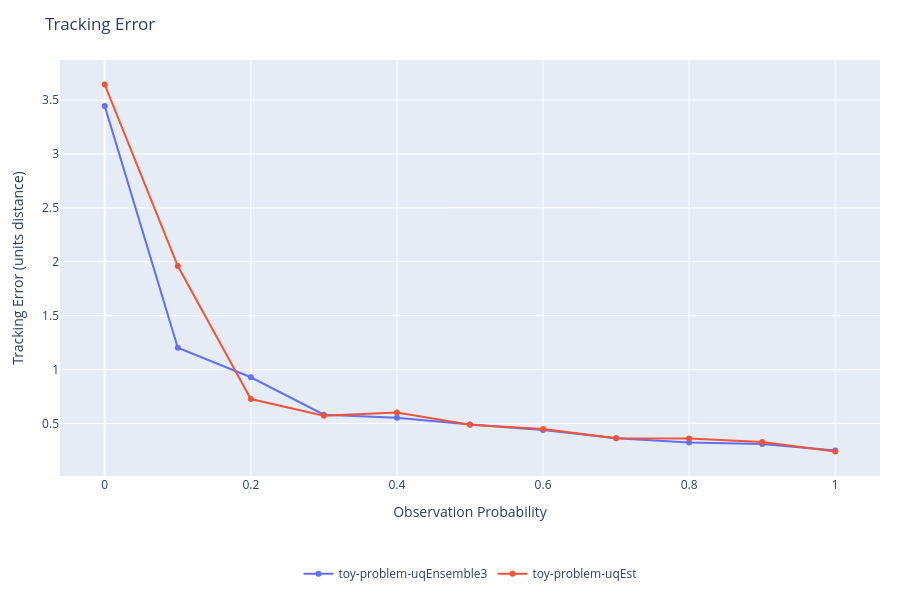
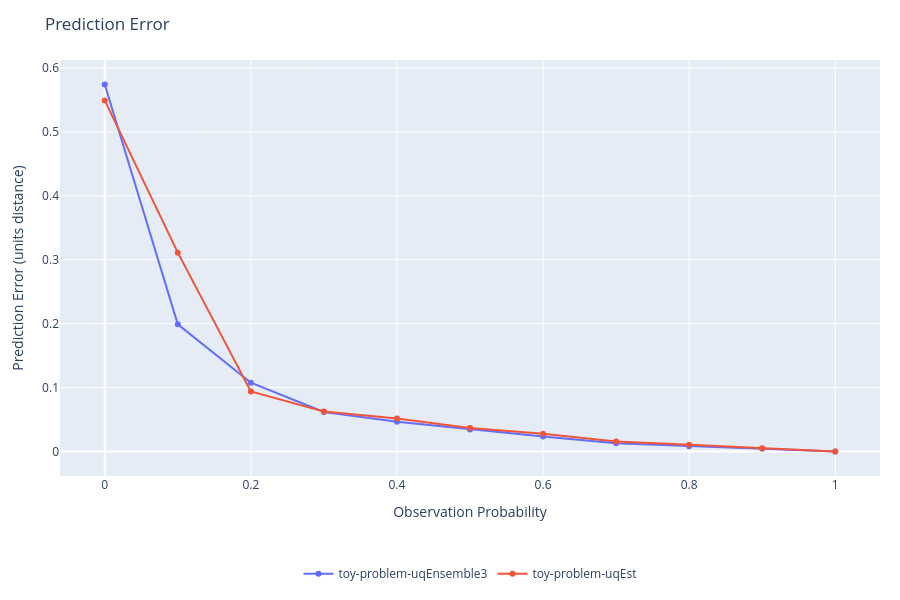
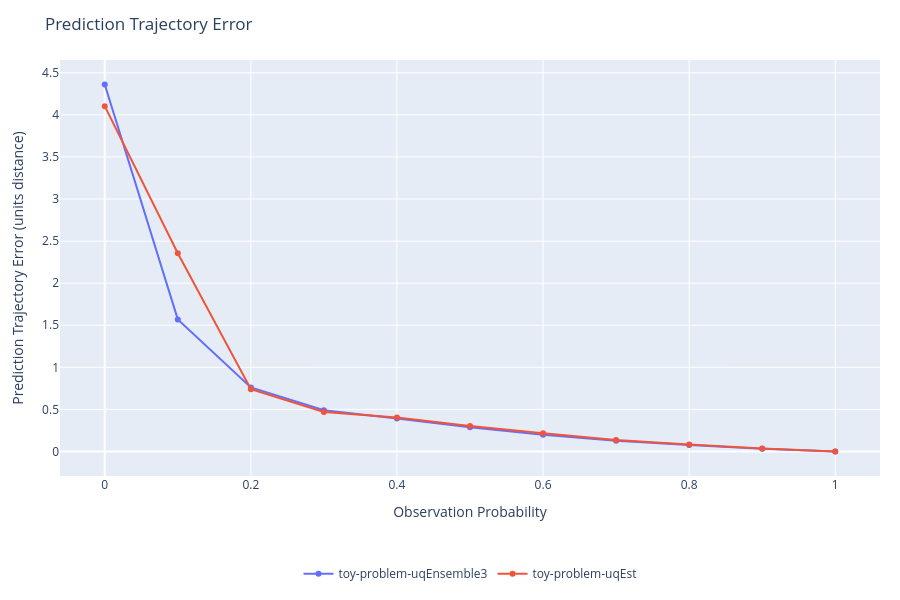
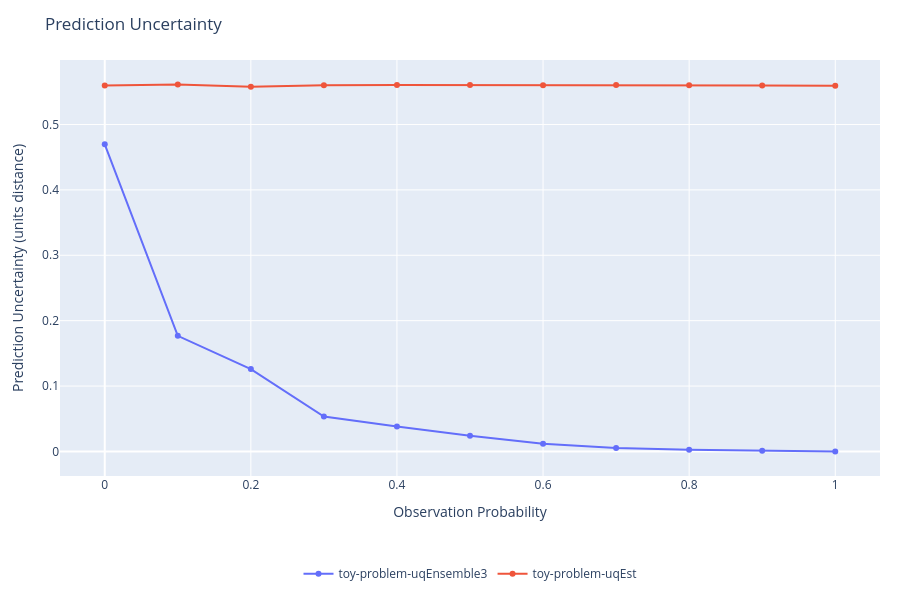

The notebook cell saved with these charts, in order:
### Code cell
import plotly.graph_objects as go
import numpy as np

# Data for plotting
categories = {
    'tracking_error_mean': {
        'title': 'Tracking Error',
        'ylabel': 'Tracking Error (units distance)',
        'xlabel': 'Observation Probability',
        # Average over all episodes and all timesteps.
        'y': {
            series: [np.mean(output[series][experiment]['tracking_error_mean']) for experiment in output[series]]
                for series in output
        }
    },
    'prediction_error_mean': {
        'title': 'Prediction Error',
        'ylabel': 'Prediction Error (units distance)',
        'xlabel': 'Observation Probability',
        # Average over all episodes and all timesteps.
        'y': {
            series: [np.mean(output[series][experiment]['prediction_error_mean']) for experiment in output[series]]
                for series in output
        }
    },
    'prediction_trajectory_error_mean': {
        'title': 'Prediction Trajectory Error',
        'ylabel': 'Prediction Trajectory Error (units distance)',
        'xlabel': 'Observation Probability',
        # Average over all episodes and all timesteps.
        'y': {
            series: [np.mean(output[series][experiment]['prediction_trajectory_error_mean']) for experiment in output[series]]
                for series in output
        }
    },
    'prediction_uncertainty_mean': {
        'title': 'Prediction Uncertainty',
        'ylabel': 'Prediction Uncertainty (units distance)',
        'xlabel': 'Observation Probability',
        # Average over all episodes and all timesteps.
        'y': {
            series: [np.mean(output[series][experiment]['prediction_uncertainty_mean']) for experiment in output[series]]
                for series in output
        }
    },
    # 'prediction_uncertainty_error_correlation': {
    #     'title': 'Correlation between Prediction Uncertainty and Prediction Error',
    #     'ylabel': 'Correlation Coefficient',
    #     'xlabel': 'Observation Probability',
    #     # Average over all episodes and all timesteps.
    #     'y': {
    #         series: [np.mean(output[series][experiment]['prediction_uncertainty_error_correlation']) for experiment in output[series]]
    #             for series in output
    #     }
    # },
    'prediction_uncertainty_gap_mean': {
        'title': 'Prediction Uncertainty Gap',
        'ylabel': 'Prediction Uncertainty Gap (units distance)',
        'xlabel': 'Observation Probability',
        # Average over all episodes and all timesteps.
        'y': {
            series: [np.mean(output[series][experiment]['prediction_uncertainty_gap_mean']) for experiment in output[series]]
                for series in output
        }
    },
    'prediction_uncertainty_gap_min': {
        'title': 'Prediction Uncertainty Gap (Min)',
        'ylabel': 'Prediction Uncertainty Gap Min (units distance)',
        'xlabel': 'Observation Probability',
        # Average over all episodes and all timesteps.
        'y': {
            series: [np.mean(output[series][experiment]['prediction_uncertainty_gap_min']) for experiment in output[series]]
                for series in output
        }
    },
    'prediction_uncertainty_gap_max': {
        'title': 'Prediction Uncertainty Gap (Max)',
        'ylabel': 'Prediction Uncertainty Gap Max (units distance)',
        'xlabel': 'Observation Probability',
        # Average over all episodes and all timesteps.
        'y': {
            series: [np.mean(output[series][experiment]['prediction_uncertainty_gap_max']) for experiment in output[series]]
                for series in output
        }
    }
}

# Miscelaneous statistics.
timesteps = [np.max([np.max(output[series][experiment]['deltaSteps'].shape[1]) for experiment in output[series]]) for series in output]

for category in categories:
    fig = go.Figure()
    x = categories[category].get('x', None)
    
    if type(categories[category]['y']) == dict:
        for series, values in categories[category]['y'].items():
            print(f"{category} - {series}: {values}")
            x_local = x
            if x_local is None:
                x_local = np.linspace(0, 1, len(values))
            fig.add_trace(go.Scatter(
                x=x_local,
                y=values,
                mode='lines+markers',
                name=series,
                hovertemplate='%{x:.2f}: %{y:.4f}<extra></extra>'
            ))
    else:
        values = categories[category]['y']
        x_local = x
        if x_local is None:
            x_local = np.linspace(0, 1, len(values))
        fig.add_trace(go.Scatter(
            x=x_local,
            y=values,
            mode='lines+markers',
            hovertemplate='%{x:.2f}: %{y:.4f}<extra></extra>'
        ))
    
    title = categories[category]['title']
    xlabel = 'Scenario' if "xlabel" not in categories[category] else categories[category]['xlabel']
    ylabel = f"Timesteps out of {timesteps}" if "ylabel" not in categories[category] else categories[category]['ylabel']
    
    fig.update_layout(
        # title=f"{title}: avg. over {args['eval_episodes']['value']} episodes, seed {args['seed']['value']}",
        title=f"{title}",
        xaxis_title=xlabel,
        yaxis_title=ylabel,
        hovermode='closest',
        showlegend=True,
        autosize=True,
        height=600,
        margin=dict(l=60, r=20, t=60, b=120),
        legend=dict(
            orientation='h',
            yanchor='top',
            y=-0.2,
            xanchor='center',
            x=0.5
        ),
    )
    
    fig.show()

### Figure 1 — Plotly figure (JSON) as saved in the notebook; plotly's stock layout.template omitted (floating-point values rounded to 4 significant figures)
{"data": [{"hovertemplate": "%{x:.2f}: %{y:.4f}<extra></extra>", "mode": "lines+markers", "name": "toy-problem-uqEnsemble3", "type": "scatter", "x": [0.0, 0.1, 0.2, 0.3, 0.4, 0.5, 0.6, 0.7, 0.8, 0.9, 1.0], "y": [3.444, 1.203, 0.929, 0.5822, 0.5548, 0.491, 0.4403, 0.3626, 0.3232, 0.3094, 0.2506]}, {"hovertemplate": "%{x:.2f}: %{y:.4f}<extra></extra>", "mode": "lines+markers", "name": "toy-problem-uqEst", "type": "scatter", "x": [0.0, 0.1, 0.2, 0.3, 0.4, 0.5, 0.6, 0.7, 0.8, 0.9, 1.0], "y": [3.643, 1.96, 0.7272, 0.5723, 0.6029, 0.4897, 0.4483, 0.3633, 0.3619, 0.3297, 0.2412]}], "layout": {"autosize": true, "height": 600, "hovermode": "closest", "legend": {"orientation": "h", "x": 0.5, "xanchor": "center", "y": -0.2, "yanchor": "top"}, "margin": {"b": 120, "l": 60, "r": 20, "t": 60}, "showlegend": true, "title": {"text": "Tracking Error"}, "xaxis": {"title": {"text": "Observation Probability"}}, "yaxis": {"title": {"text": "Tracking Error (units distance)"}}}}

### Figure 2 — Plotly figure (JSON) as saved in the notebook; plotly's stock layout.template omitted (floating-point values rounded to 4 significant figures)
{"data": [{"hovertemplate": "%{x:.2f}: %{y:.4f}<extra></extra>", "mode": "lines+markers", "name": "toy-problem-uqEnsemble3", "type": "scatter", "x": [0.0, 0.1, 0.2, 0.3, 0.4, 0.5, 0.6, 0.7, 0.8, 0.9, 1.0], "y": [0.5741, 0.1988, 0.1076, 0.06179, 0.0463, 0.03433, 0.02323, 0.01273, 0.008139, 0.004143, 2.776e-08]}, {"hovertemplate": "%{x:.2f}: %{y:.4f}<extra></extra>", "mode": "lines+markers", "name": "toy-problem-uqEst", "type": "scatter", "x": [0.0, 0.1, 0.2, 0.3, 0.4, 0.5, 0.6, 0.7, 0.8, 0.9, 1.0], "y": [0.5493, 0.3111, 0.09379, 0.06263, 0.05168, 0.03673, 0.02764, 0.01563, 0.01053, 0.004909, 7.326e-09]}], "layout": {"autosize": true, "height": 600, "hovermode": "closest", "legend": {"orientation": "h", "x": 0.5, "xanchor": "center", "y": -0.2, "yanchor": "top"}, "margin": {"b": 120, "l": 60, "r": 20, "t": 60}, "showlegend": true, "title": {"text": "Prediction Error"}, "xaxis": {"title": {"text": "Observation Probability"}}, "yaxis": {"title": {"text": "Prediction Error (units distance)"}}}}

### Figure 3 — Plotly figure (JSON) as saved in the notebook; plotly's stock layout.template omitted (floating-point values rounded to 4 significant figures)
{"data": [{"hovertemplate": "%{x:.2f}: %{y:.4f}<extra></extra>", "mode": "lines+markers", "name": "toy-problem-uqEnsemble3", "type": "scatter", "x": [0.0, 0.1, 0.2, 0.3, 0.4, 0.5, 0.6, 0.7, 0.8, 0.9, 1.0], "y": [4.361, 1.569, 0.7603, 0.4894, 0.3906, 0.2867, 0.1995, 0.1276, 0.07674, 0.03293, 2.012e-07]}, {"hovertemplate": "%{x:.2f}: %{y:.4f}<extra></extra>", "mode": "lines+markers", "name": "toy-problem-uqEst", "type": "scatter", "x": [0.0, 0.1, 0.2, 0.3, 0.4, 0.5, 0.6, 0.7, 0.8, 0.9, 1.0], "y": [4.104, 2.356, 0.739, 0.4681, 0.4031, 0.3017, 0.2164, 0.1354, 0.08356, 0.03521, 4.615e-08]}], "layout": {"autosize": true, "height": 600, "hovermode": "closest", "legend": {"orientation": "h", "x": 0.5, "xanchor": "center", "y": -0.2, "yanchor": "top"}, "margin": {"b": 120, "l": 60, "r": 20, "t": 60}, "showlegend": true, "title": {"text": "Prediction Trajectory Error"}, "xaxis": {"title": {"text": "Observation Probability"}}, "yaxis": {"title": {"text": "Prediction Trajectory Error (units distance)"}}}}

### Figure 4 — Plotly figure (JSON) as saved in the notebook; plotly's stock layout.template omitted (floating-point values rounded to 4 significant figures)
{"data": [{"hovertemplate": "%{x:.2f}: %{y:.4f}<extra></extra>", "mode": "lines+markers", "name": "toy-problem-uqEnsemble3", "type": "scatter", "x": [0.0, 0.1, 0.2, 0.3, 0.4, 0.5, 0.6, 0.7, 0.8, 0.9, 1.0], "y": [0.4697, 0.1768, 0.126, 0.05338, 0.03807, 0.02408, 0.01177, 0.005355, 0.002747, 0.0009352, 5.563e-15]}, {"hovertemplate": "%{x:.2f}: %{y:.4f}<extra></extra>", "mode": "lines+markers", "name": "toy-problem-uqEst", "type": "scatter", "x": [0.0, 0.1, 0.2, 0.3, 0.4, 0.5, 0.6, 0.7, 0.8, 0.9, 1.0], "y": [0.5597, 0.5611, 0.5577, 0.56, 0.5605, 0.5605, 0.5601, 0.5603, 0.5599, 0.5596, 0.5592]}], "layout": {"autosize": true, "height": 600, "hovermode": "closest", "legend": {"orientation": "h", "x": 0.5, "xanchor": "center", "y": -0.2, "yanchor": "top"}, "margin": {"b": 120, "l": 60, "r": 20, "t": 60}, "showlegend": true, "title": {"text": "Prediction Uncertainty"}, "xaxis": {"title": {"text": "Observation Probability"}}, "yaxis": {"title": {"text": "Prediction Uncertainty (units distance)"}}}}
